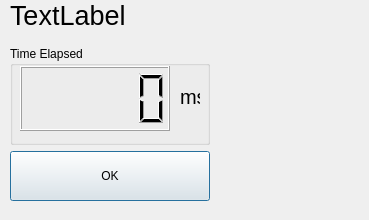
<?xml version="1.0" encoding="UTF-8"?>
<ui version="4.0">
 <class>Dec_success</class>
 <widget class="QDialog" name="Dec_success">
  <property name="geometry">
   <rect>
    <x>0</x>
    <y>0</y>
    <width>369</width>
    <height>220</height>
   </rect>
  </property>
  <property name="windowTitle">
   <string>Processing...</string>
  </property>
  <widget class="QWidget" name="">
   <property name="geometry">
    <rect>
     <x>10</x>
     <y>-10</y>
     <width>311</width>
     <height>211</height>
    </rect>
   </property>
   <layout class="QVBoxLayout" name="verticalLayout">
    <item>
     <widget class="QLabel" name="dec_labelSuccess">
      <property name="maximumSize">
       <size>
        <width>300</width>
        <height>50</height>
       </size>
      </property>
      <property name="font">
       <font>
        <pointsize>20</pointsize>
       </font>
      </property>
      <property name="text">
       <string>TextLabel</string>
      </property>
     </widget>
    </item>
    <item>
     <widget class="QGroupBox" name="groupBox">
      <property name="maximumSize">
       <size>
        <width>200</width>
        <height>100</height>
       </size>
      </property>
      <property name="title">
       <string>Time Elapsed</string>
      </property>
      <widget class="QLCDNumber" name="dec_lcd">
       <property name="geometry">
        <rect>
         <x>10</x>
         <y>20</y>
         <width>150</width>
         <height>65</height>
        </rect>
       </property>
      </widget>
      <widget class="QLabel" name="label_2">
       <property name="geometry">
        <rect>
         <x>200</x>
         <y>0</y>
         <width>20</width>
         <height>61</height>
        </rect>
       </property>
       <property name="font">
        <font>
         <pointsize>15</pointsize>
        </font>
       </property>
       <property name="text">
        <string>ms</string>
       </property>
      </widget>
      <widget class="QLabel" name="label_3">
       <property name="geometry">
        <rect>
         <x>170</x>
         <y>20</y>
         <width>20</width>
         <height>61</height>
        </rect>
       </property>
       <property name="font">
        <font>
         <pointsize>15</pointsize>
        </font>
       </property>
       <property name="text">
        <string>ms</string>
       </property>
      </widget>
     </widget>
    </item>
    <item>
     <widget class="QPushButton" name="dec_pushButton">
      <property name="maximumSize">
       <size>
        <width>200</width>
        <height>50</height>
       </size>
      </property>
      <property name="text">
       <string>OK</string>
      </property>
     </widget>
    </item>
   </layout>
  </widget>
 </widget>
 <resources/>
 <connections/>
</ui>
